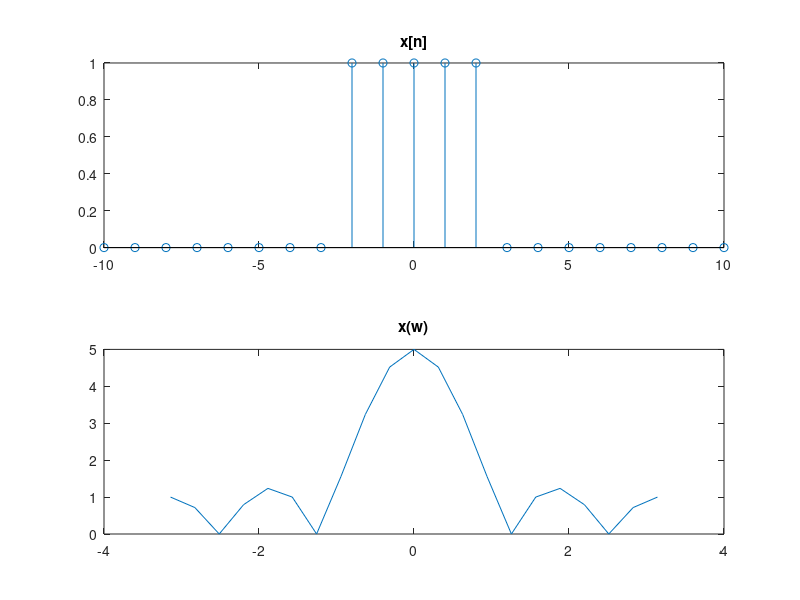

MATLAB code for this plot:
n = [-10:1:10];
x = zeros(1,21);
x(9:13) = 1;

subplot(2,1,1)
stem(n,x);
title("x[n]");

w = -pi(): pi()/10: pi();
output = zeros(1,length(w));

for i = 1:length(w)
    sum = 0;
    for n = -10:10
        sum = sum +  x(n+11).* exp(-1*j.* w(i).* n) ;
    end;
    output(i) = sum;
end;

magnitude = abs(output);
disp(magnitude);
subplot (2,1,2);
plot(w, magnitude);
title('x(w)');

